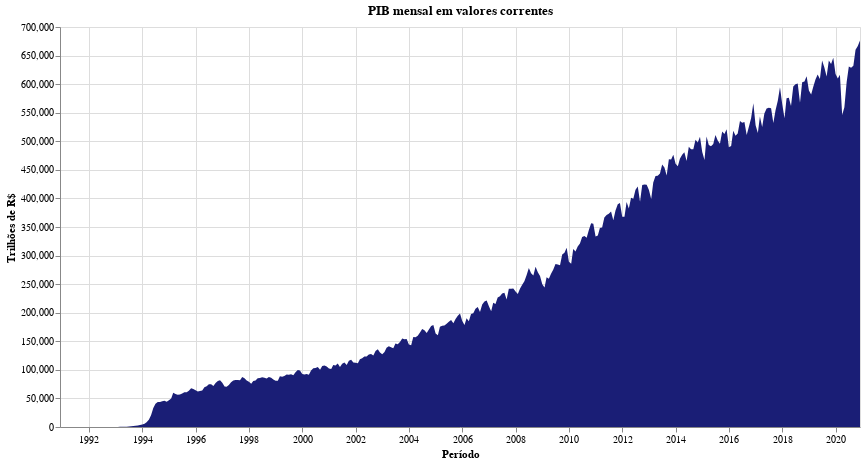

The notebook cell saved with this chart:
### Code cell
fig = (
    alt.Chart(
        PIB_valores.reset_index(),
        title="PIB mensal em valores correntes",
        width=800,
        height=400,
    ).mark_area().encode(
        x=alt.X('index:T', title="Período"),
        y=alt.Y('PIB_valores:Q', title="Trilhões de R$"),
    ).configure_mark(color=azul)
)
fig

### Figure 1 — Vega-Lite specification as saved in the notebook (floating-point values rounded to 4 significant figures; data arrays with more than 128 entries replaced by an {"elided": "..."} marker saying what was removed)
{"config": {"view": {"continuousWidth": 400, "continuousHeight": 300}, "mark": {"color": "#1a1e76"}}, "data": {"name": "data-db652d4ed0035bf640bc36b3deeb3591"}, "mark": "area", "encoding": {"x": {"type": "temporal", "field": "index", "title": "Período"}, "y": {"type": "quantitative", "field": "PIB_valores", "title": "Trilhões de R$"}}, "height": 400, "title": "PIB mensal em valores correntes", "width": 800, "$schema": "https://vega.github.io/schema/vega-lite/v4.8.1.json", "datasets": {"data-db652d4ed0035bf640bc36b3deeb3591": {"elided": "361 records"}}}
